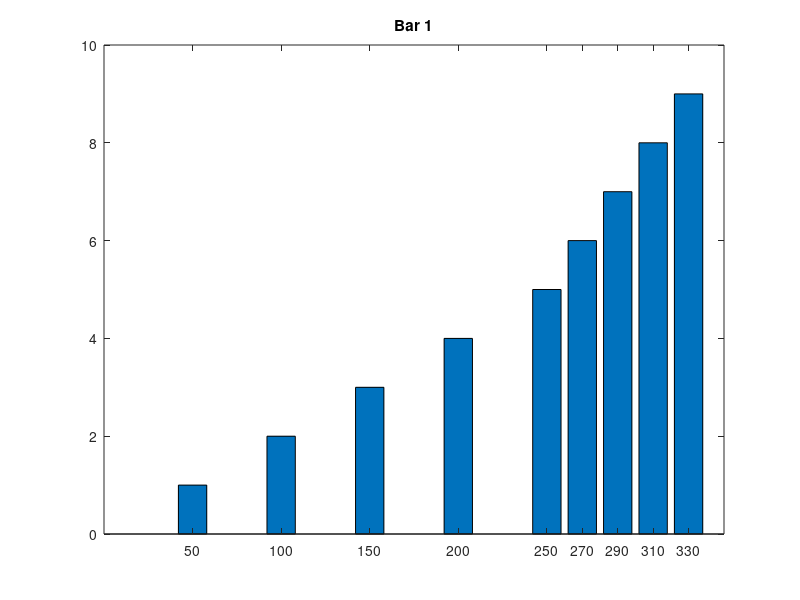

The MATLAB source for this figure: (Note: this script raises an error after producing the figure.)
lambdaArray = [  50, 100, 150, 200, 250, 270, 290, 310, 330];

test1 = [1,2,3,4,5,6,7,8,9];
test2 = [11,12,13,14,15,16,17,18,19];
test3 = [19,18,17,16,15,14,13,12,11];
test4 = [5,5,5,5,5,5,5,6,6];

figure(1);
bar(lambdaArray,test1)
title(["Bar 1"])

figure(2);
bar(lambdaArray,[test2;test3])
title(["Bar 2"])